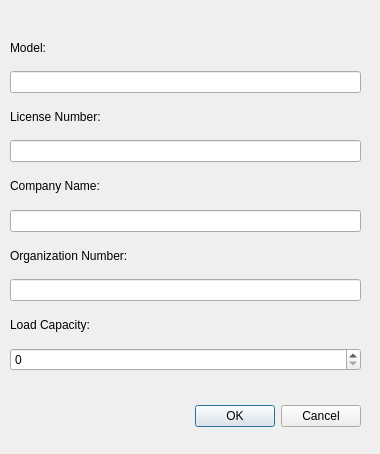
<?xml version="1.0" encoding="UTF-8"?>
<ui version="4.0">
 <class>addCVanDialog</class>
 <widget class="QDialog" name="addCVanDialog">
  <property name="geometry">
   <rect>
    <x>0</x>
    <y>0</y>
    <width>380</width>
    <height>454</height>
   </rect>
  </property>
  <property name="windowTitle">
   <string>Add company van</string>
  </property>
  <widget class="QDialogButtonBox" name="addCVanButtonBox">
   <property name="geometry">
    <rect>
     <x>20</x>
     <y>400</y>
     <width>341</width>
     <height>32</height>
    </rect>
   </property>
   <property name="orientation">
    <enum>Qt::Horizontal</enum>
   </property>
   <property name="standardButtons">
    <set>QDialogButtonBox::Cancel|QDialogButtonBox::Ok</set>
   </property>
  </widget>
  <widget class="QWidget" name="layoutWidget_10">
   <property name="geometry">
    <rect>
     <x>10</x>
     <y>30</y>
     <width>351</width>
     <height>341</height>
    </rect>
   </property>
   <layout class="QVBoxLayout" name="verticalLayout_18">
    <item>
     <widget class="QLabel" name="label_49">
      <property name="text">
       <string>Model:</string>
      </property>
     </widget>
    </item>
    <item>
     <widget class="QLineEdit" name="model_CV"/>
    </item>
    <item>
     <widget class="QLabel" name="label_50">
      <property name="text">
       <string>License Number:</string>
      </property>
     </widget>
    </item>
    <item>
     <widget class="QLineEdit" name="licnr_CV"/>
    </item>
    <item>
     <widget class="QLabel" name="label_51">
      <property name="text">
       <string>Company Name:</string>
      </property>
     </widget>
    </item>
    <item>
     <widget class="QLineEdit" name="comname_CV"/>
    </item>
    <item>
     <widget class="QLabel" name="label_52">
      <property name="text">
       <string>Organization Number:</string>
      </property>
     </widget>
    </item>
    <item>
     <widget class="QLineEdit" name="orgnr_CV"/>
    </item>
    <item>
     <widget class="QLabel" name="label_54">
      <property name="text">
       <string>Load Capacity:</string>
      </property>
     </widget>
    </item>
    <item>
     <widget class="QSpinBox" name="loacap_CV">
      <property name="maximum">
       <number>99999</number>
      </property>
     </widget>
    </item>
   </layout>
  </widget>
 </widget>
 <resources/>
 <connections>
  <connection>
   <sender>addCVanButtonBox</sender>
   <signal>accepted()</signal>
   <receiver>addCVanDialog</receiver>
   <slot>accept()</slot>
   <hints>
    <hint type="sourcelabel">
     <x>248</x>
     <y>254</y>
    </hint>
    <hint type="destinationlabel">
     <x>157</x>
     <y>274</y>
    </hint>
   </hints>
  </connection>
  <connection>
   <sender>addCVanButtonBox</sender>
   <signal>rejected()</signal>
   <receiver>addCVanDialog</receiver>
   <slot>reject()</slot>
   <hints>
    <hint type="sourcelabel">
     <x>316</x>
     <y>260</y>
    </hint>
    <hint type="destinationlabel">
     <x>286</x>
     <y>274</y>
    </hint>
   </hints>
  </connection>
 </connections>
</ui>
